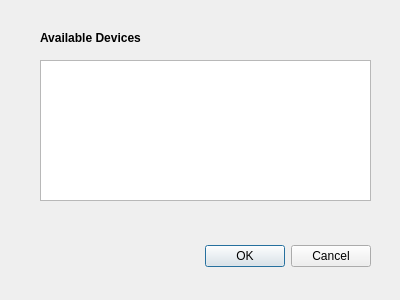
<?xml version="1.0" encoding="UTF-8"?>
<ui version="4.0">
 <class>VeniceDevicesDialog</class>
 <widget class="QDialog" name="VeniceDevicesDialog">
  <property name="geometry">
   <rect>
    <x>0</x>
    <y>0</y>
    <width>400</width>
    <height>300</height>
   </rect>
  </property>
  <property name="windowTitle">
   <string>Dialog</string>
  </property>
  <widget class="QDialogButtonBox" name="cancelButtonBox">
   <property name="geometry">
    <rect>
     <x>30</x>
     <y>240</y>
     <width>341</width>
     <height>32</height>
    </rect>
   </property>
   <property name="orientation">
    <enum>Qt::Orientation::Horizontal</enum>
   </property>
   <property name="standardButtons">
    <set>QDialogButtonBox::StandardButton::Cancel|QDialogButtonBox::StandardButton::Ok</set>
   </property>
   <property name="centerButtons">
    <bool>false</bool>
   </property>
  </widget>
  <widget class="QListView" name="devicesListView">
   <property name="geometry">
    <rect>
     <x>40</x>
     <y>60</y>
     <width>331</width>
     <height>141</height>
    </rect>
   </property>
  </widget>
  <widget class="QLabel" name="VeniceDevicesLabel">
   <property name="geometry">
    <rect>
     <x>40</x>
     <y>30</y>
     <width>151</width>
     <height>16</height>
    </rect>
   </property>
   <property name="font">
    <font>
     <bold>true</bold>
    </font>
   </property>
   <property name="text">
    <string>Available Devices</string>
   </property>
  </widget>
 </widget>
 <resources/>
 <connections>
  <connection>
   <sender>cancelButtonBox</sender>
   <signal>accepted()</signal>
   <receiver>VeniceDevicesDialog</receiver>
   <slot>accept()</slot>
   <hints>
    <hint type="sourcelabel">
     <x>248</x>
     <y>254</y>
    </hint>
    <hint type="destinationlabel">
     <x>157</x>
     <y>274</y>
    </hint>
   </hints>
  </connection>
  <connection>
   <sender>cancelButtonBox</sender>
   <signal>rejected()</signal>
   <receiver>VeniceDevicesDialog</receiver>
   <slot>reject()</slot>
   <hints>
    <hint type="sourcelabel">
     <x>316</x>
     <y>260</y>
    </hint>
    <hint type="destinationlabel">
     <x>286</x>
     <y>274</y>
    </hint>
   </hints>
  </connection>
 </connections>
</ui>
